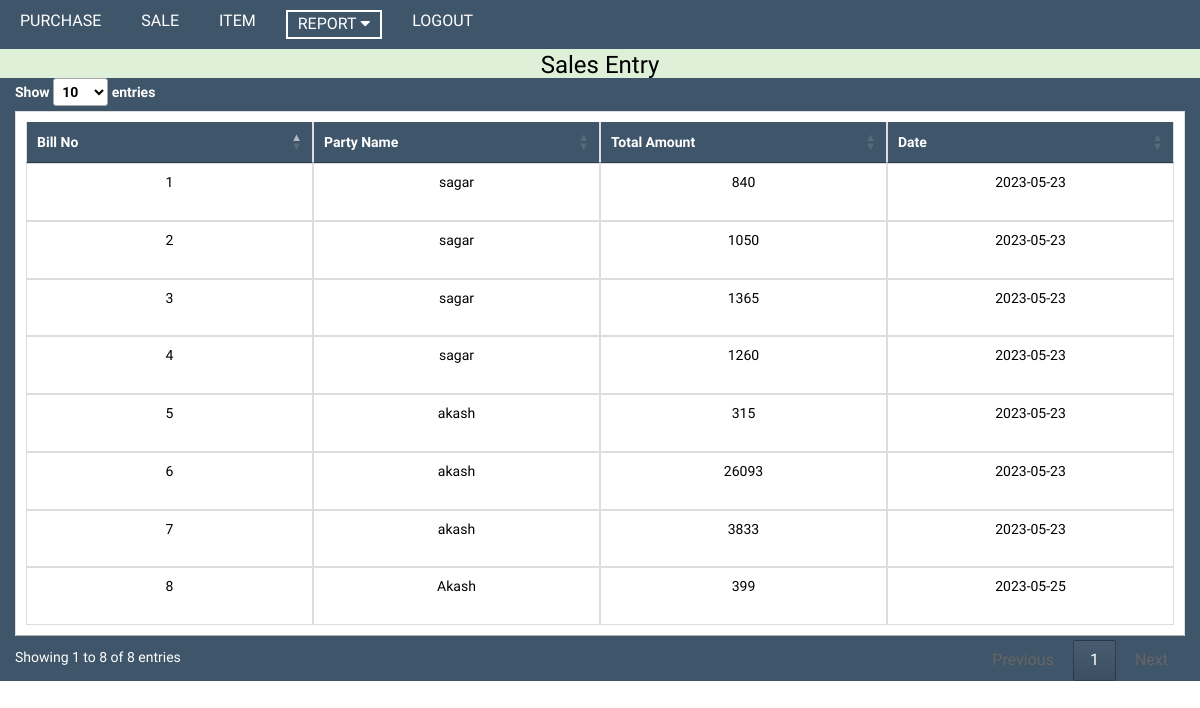
The app's page /sales-bill.php with its own data.
### tables this page shows
CREATE TABLE `sale_tot` (
  `bill_no` int(10) NOT NULL,
  `partyName` varchar(100) NOT NULL,
  `partyGST` varchar(50) NOT NULL,
  `saleDate` date NOT NULL,
  `gross_amt` double NOT NULL,
  `gst` double NOT NULL,
  `gstamt` double NOT NULL,
  `net_tot` double NOT NULL,
  `payment` varchar(30) NOT NULL
);

### sales-bill.php (the view, shortened to what this page needs)
<?php include('header.php'); ?>
    <link rel="stylesheet" href="https://cdn.datatables.net/1.13.4/css/jquery.dataTables.min.css">
<div class="col-md-12 bg-success">
  <h3 class="text-center" style="color:black; margin-top:3px; margin-bottom:10px;">Sales Entry</h3>
</div>
<div class="col-md-12 theam" id="fetch_table" style="margin-top: -10px;">
    <table class="fixed_header1 table table-bordered" id="table">
        <thead>
            <tr>
                <th>Bill No</th>
                <th>Party Name</th>
                <th>Total Amount</th>
                <th>Date</th>
            </tr>
        </thead>
        <tbody>
        <?php
            include("connect.php");
            $q='SELECT * FROM `sale_tot` ORDER BY `bill_no` ASC';
            $conf=mysqli_query($conn,$q)or die(mysqli_error());
            if(mysqli_num_rows($conf)>0)
            {
                while($row=mysqli_fetch_array($conf))
                {
                    ?>
                    <tr>
                        <td><?php echo $row['bill_no']; ?></td>
                        <td><?php echo $row['partyName']; ?></td>
                        <td><?php echo round($row['net_tot']); ?></td>
                        <td><?php echo $row['saleDate']; ?></td>
                    </tr>
                    <?php
                }
            }
        ?>
        </tbody>
    </table>
</div>
</body>
</html>

### css/style.css (style rules this page uses)
html body { margin: 0px; padding: 0px; overflow:scroll !important; font-family: 'Noticia Text', serif; }
.theam { background-color:#3f5569; color:#fff; }
.fixed_header1 { width: 100%; table-layout: fixed; border-collapse: collapse; background-color: #fff; padding: 10px; height: 525px; margin-right: 17px; }
.fixed_header1 tbody { margin-left: 0px; width: 100%; overflow: auto; height: 100%; }
.fixed_header1 thead { background: #3f5569; color:#fff; }
.fixed_header1 th, .fixed_header1 td { padding: 6px; text-align: center; }
.fixed_header1 tbody tr { color:black; border-bottom-color: #85929e; border-bottom-style: solid; border-width: 1px; }
.tab td,th { text-align: center; }
.tab td,th { text-align: center; padding:10px 0; }
th { font-weight: 700 !important; }

### header.php (style rules this page uses)
html body { margin: 0px; padding: 0px; overflow: scroll; font-family: 'Noticia Text', serif; }

### records on screen
sale_tot: bill_no "1", partyName "sagar", net_tot "840", saleDate "2023-05-23"
sale_tot: bill_no "2", partyName "sagar", net_tot "1050", saleDate "2023-05-23"
sale_tot: bill_no "3", partyName "sagar", net_tot "1365", saleDate "2023-05-23"
sale_tot: bill_no "4", partyName "sagar", net_tot "1260", saleDate "2023-05-23"
sale_tot: bill_no "5", partyName "akash", net_tot "315", saleDate "2023-05-23"
sale_tot: bill_no "6", partyName "akash", net_tot "26093", saleDate "2023-05-23"
sale_tot: bill_no "7", partyName "akash", net_tot "3833", saleDate "2023-05-23"
sale_tot: bill_no "8", partyName "Akash", net_tot "399", saleDate "2023-05-25"
